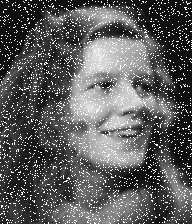
#> input picture transformacoes de intensidade/enhance-me.gif, 192 x 224 px
$ jupyter execute index.ipynb
#> lines starting #> are read from the running program, lines starting #| are printed output that depends on the picture; after the words box and inside, x2 and y2 are one past the last pixel; in counts of white or black regions, pixels touching at a corner belong together
André Luiz da Silva Conde

# Trasformações de Intesidade

- Utilizar as imagens Fig 3.8 e enhance-me.gif disponíveis no Moodle
- Aplicar a transformação logarítmica, testar vários valores para o parâmetro c "s = c log (1 + r)"
- Aplicar a transformação de potência (gama), testar vários valores para o parâmetro γ e c=1 "s = crγ"
- Implemente a representação de cada plano de bits das imagens
- Implementar a equalização do histograma
- Elaborar relatório explicando a implementação de cada transformação e qual foi o efeito na imagem.

[cell 1]
import matplotlib.pyplot as plt
import numpy as np
from PIL import Image, ImageFilter

enhance_me = Image.open('enhance-me.gif')
#> enhance_me is the input picture: PIL image 192x224 L; min 0, max 31, mean 11.4
enhance_me = enhance_me.convert('L')

# apply median filter in image
enhance_me = enhance_me.filter(ImageFilter.MedianFilter(5))
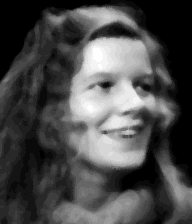
#> enhance_me: PIL image 192x224 L; min 2, max 27, mean 9.3; drawn with min black and max white

fig_3_8 = Image.open('Fig0308.tif')
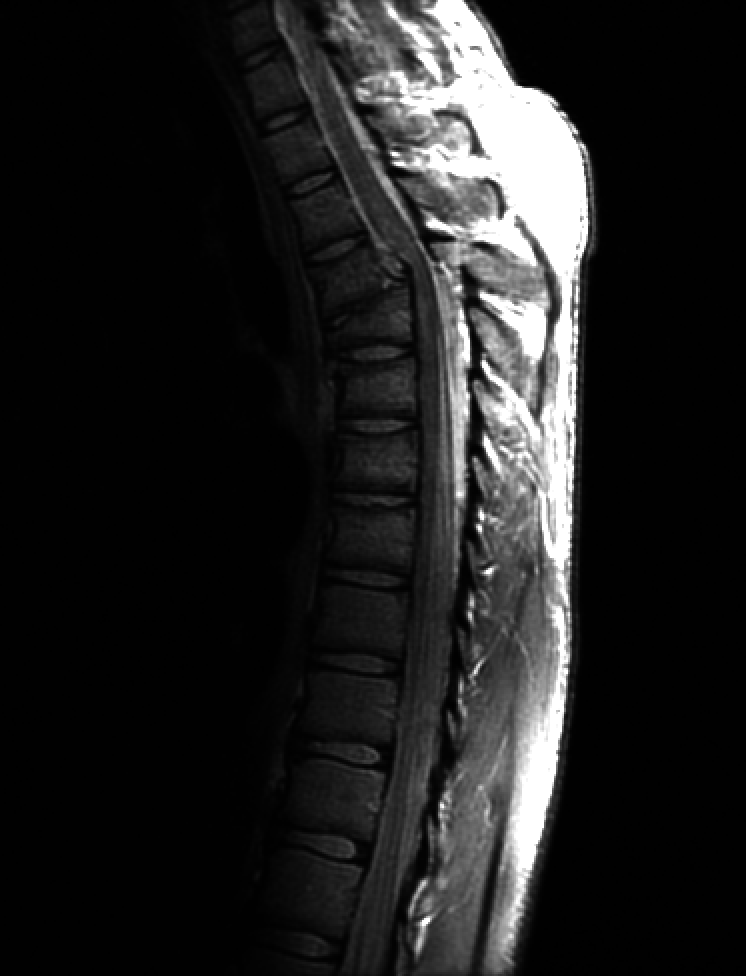
#> input picture transformacoes de intensidade/Fig0308.tif, 746 x 976 px
#> fig_3_8 is the input picture: PIL image 746x976 L; min 0, max 255, mean 32.6
fig_3_8 = fig_3_8.convert('L')


def plot_result(original, transformed, *args):
    fig, axs = plt.subplots(1, 2, figsize=(15, 15))
    axs[0].imshow(original, cmap='gray')
    axs[0].set_title('Original')
    axs[1].imshow(transformed, cmap='gray')
    axs[1].set_title('Transformed with {}'.format(args))


def process(img, transformation, *args):
    transformed = transformation(img, *args)
    plot_result(img, transformed, *args)

1. Aplicar a transformação logarítmica, testar vários valores para o parâmetro c "s = c log (1 + r)"

A transformação logarítmica é dada da seguinte forma para cada pixel da imagem:
<br>

<center>
$g(x, y) = c * log(1 + f(x, y))$
</center>

Onde.
  - $c$ é um parâmetro que pode ser ajustado para melhorar o contraste da imagem.
  - $f(x, y)$ é o valor do pixel na posição $(x, y)$ da imagem original.
  - $g(x, y)$ é o valor do pixel na posição $(x, y)$ da imagem transformada.

[cell 2]
def apply_log_transformation(img, c):
    img = np.array(img)
    img = c * np.log2(1 + img)
    img = np.clip(img, 0, 255)
    img = Image.fromarray(img.astype(np.uint8))
    return img


#testando valores de c = 1, 10, 100, 1000 para enhance_me
for value in [1, 10, 100, 1000]:
    process(enhance_me, apply_log_transformation, value)

[cell 3]
# testando valores
for value in [1, 10, 100, 1000]:
    process(fig_3_8, apply_log_transformation, value)

2. Aplicar a transformação de potência (gama), testar vários valores para o parâmetro γ e c=1 "s = crγ"

A transformação de potência é dada da seguinte forma para cada pixel da imagem:
<br>
<center>
$g(x, y) = c * f(x, y)^{\gamma}$
</center>

Onde.
  - $c$ é um parâmetro que pode ser ajustado para melhorar o contraste da imagem.
  - $\gamma$ é um parâmetro que pode ser ajustado para melhorar o contraste da imagem.
  - $f(x, y)$ é o valor do pixel na posição $(x, y)$ da imagem original.
  - $g(x, y)$ é o valor do pixel na posição $(x, y)$ da imagem transformada.

[cell 4]
def apply_gamma_transformation(img, c, gamma):
    img = np.array(img)
    img = c * np.power(img, gamma)
    img = np.clip(img, 0, 255)
    img = Image.fromarray(img.astype(np.uint8))
    return img


#testando valores de gamma = 0.1, 0.5, 1, 2, 5, 10 para enhance_me
for value in [0.1, 0.5, 1, 2, 5, 10]:
    process(enhance_me, apply_gamma_transformation, 1, value)
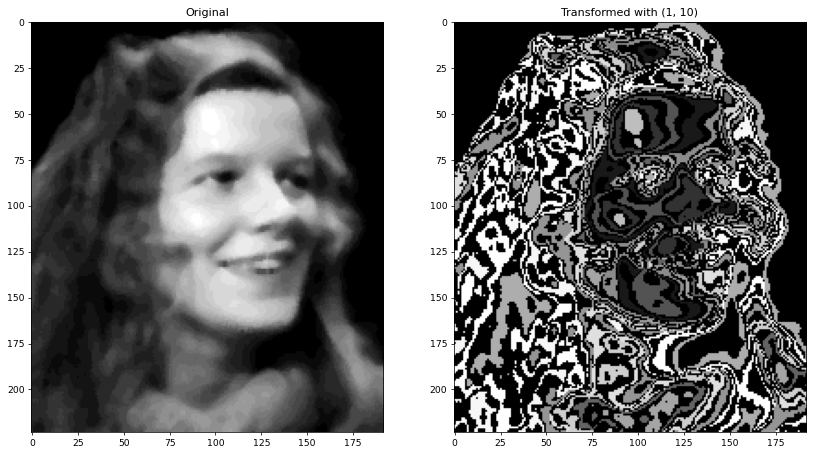
#> figure drawn by matplotlib, 2 panels

[cell 5]
#testando valores de gamma = 0.1, 0.5, 1, 2, 5, 10 para fig_3_8
for value in [0.1, 0.5, 1, 2, 5, 10]:
    process(fig_3_8, apply_gamma_transformation, 1, value)
#> this loop made 6 passes
#> pass 1, in apply_gamma_transformation (call 7), `img = c * np.power(img, gamma)`:
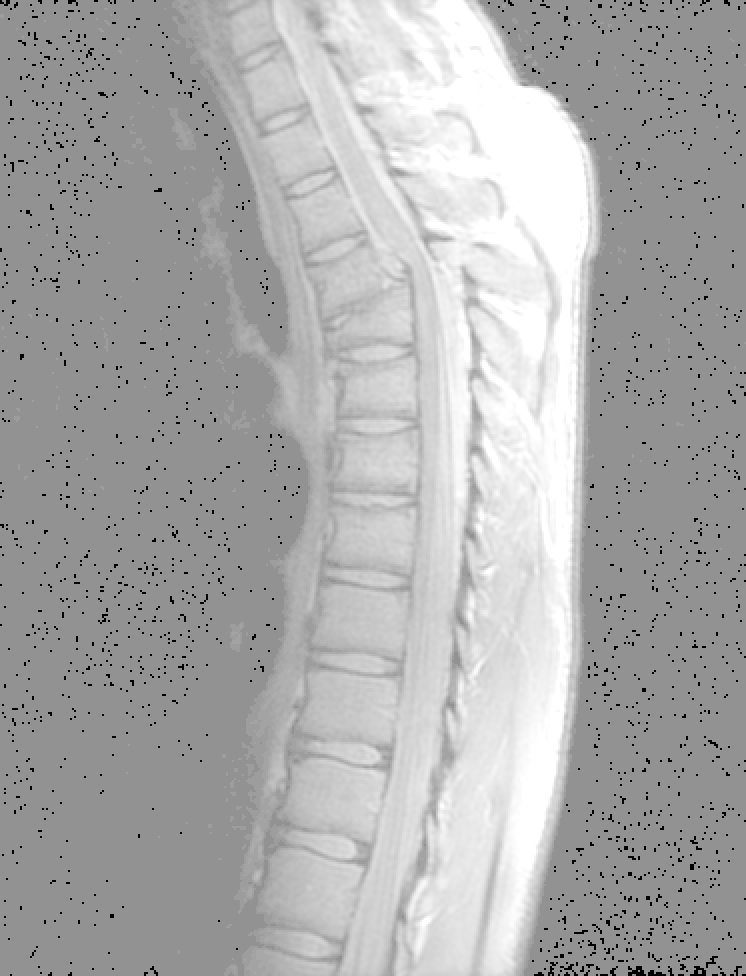
#> img: shape (976, 746) float64; min 0, max 1.74, mean 1.17; drawn with min black and max white
#> pass 1, in apply_gamma_transformation (call 7), `img = Image.fromarray(img.astype(np.uint8))`:
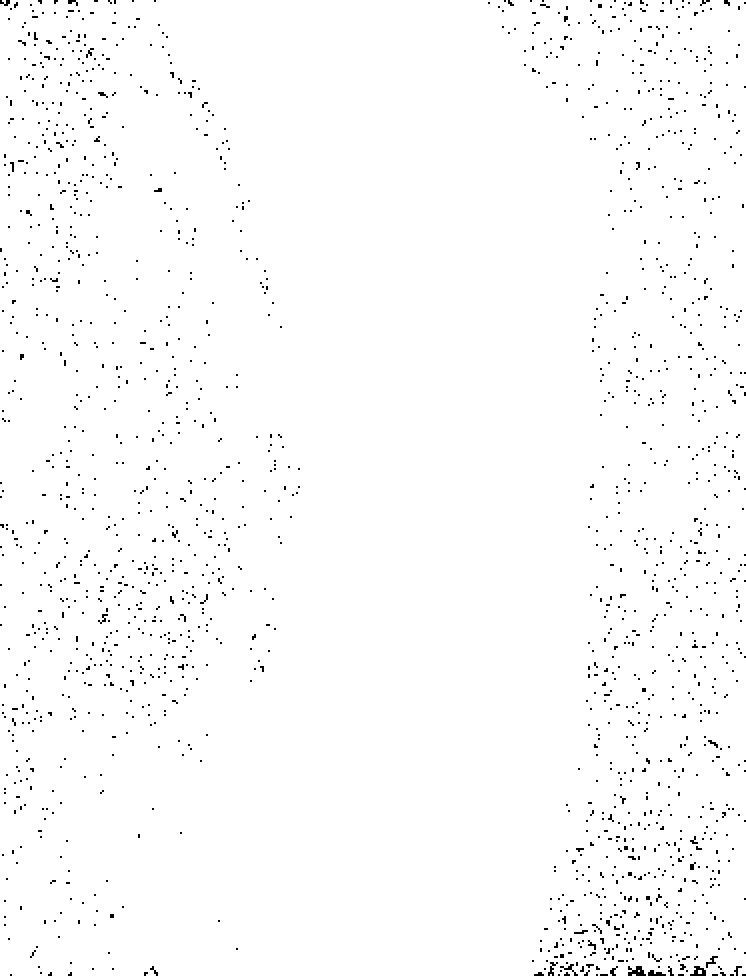
#> img: PIL image 746x976 L; values 0 (black) and 1 (white), 98.5% white; black in thin lines or dots
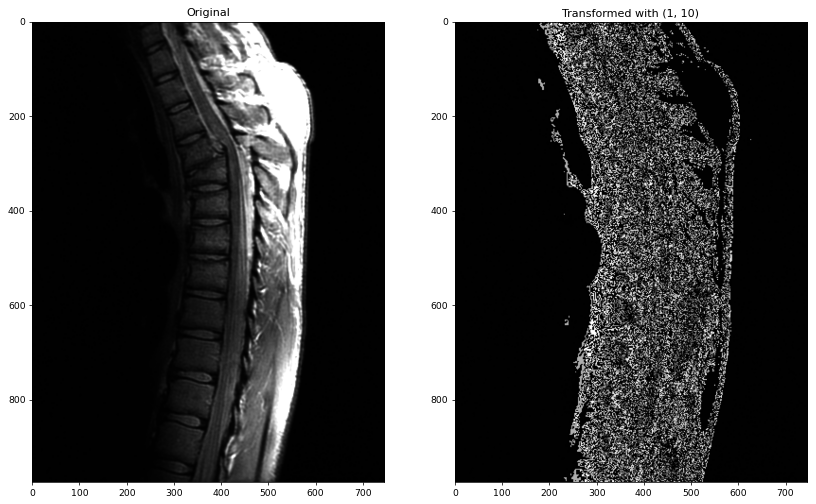
#> figure drawn by matplotlib, 2 panels

3. Implemente a representação de cada plano de bits das imagens

A representação de cada plano de bits é dada da seguinte forma para cada pixel da imagem:
<br>
<center>
$g(x, y) = f(x, y) \& 2^{n}$
</center>

Onde.
  - $n$ é o número do bit que se deseja extrair.
  - $f(x, y)$ é o valor do pixel na posição $(x, y)$ da imagem original.
  - $g(x, y)$ é o valor do pixel na posição $(x, y)$ da imagem transformada.

[cell 6]
def get_bit_plane(img, bit):
    img = np.array(img)

    # extract n bit layer
    img = np.bitwise_and(img, 2 ** bit)

    # normalize
    img = img / 2 ** bit

    return img


plt.figure(figsize=(15, 15))

# equalize image
enhance_me = np.array(enhance_me)
enhance_me = (enhance_me - enhance_me.min()) / (enhance_me.max() - enhance_me.min()) * 255
#> enhance_me: shape (224, 192) float64
enhance_me = Image.fromarray(enhance_me.astype(np.uint8))
#> enhance_me: PIL image 192x224 L

plt.subplot(3, 3, 1)
plt.imshow(enhance_me, cmap='gray')
plt.title('Original')

for bit in range(8):
    plt.subplot(3, 3, bit + 2)
    plt.imshow(get_bit_plane(enhance_me, bit), cmap='gray')
    plt.title('Bit plane {}'.format(bit))
#> this loop made 8 passes
#> pass 1, in get_bit_plane, `img = np.bitwise_and(img, 2 ** bit)`:
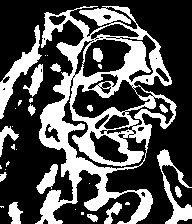
#> img: shape (224, 192); values 0 (black) and 1 (white), 32.4% white; 33 white regions (17 under 20 px), largest, box (x1, y1, x2, y2) and area: (35, 6, 177, 224) 10503, (0, 25, 42, 119) 933, (157, 149, 192, 224) 755
#> pass 2, in get_bit_plane (call 2), `img = np.bitwise_and(img, 2 ** bit)`:
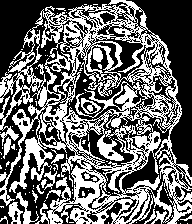
#> img: shape (224, 192); values 0 (black) and 2 (white), 42% white; 96 white regions (81 under 20 px), largest, box (x1, y1, x2, y2) and area: (0, 0, 192, 224) 16686, (16, 192, 39, 224) 193, (8, 202, 23, 224) 174

plt.show()
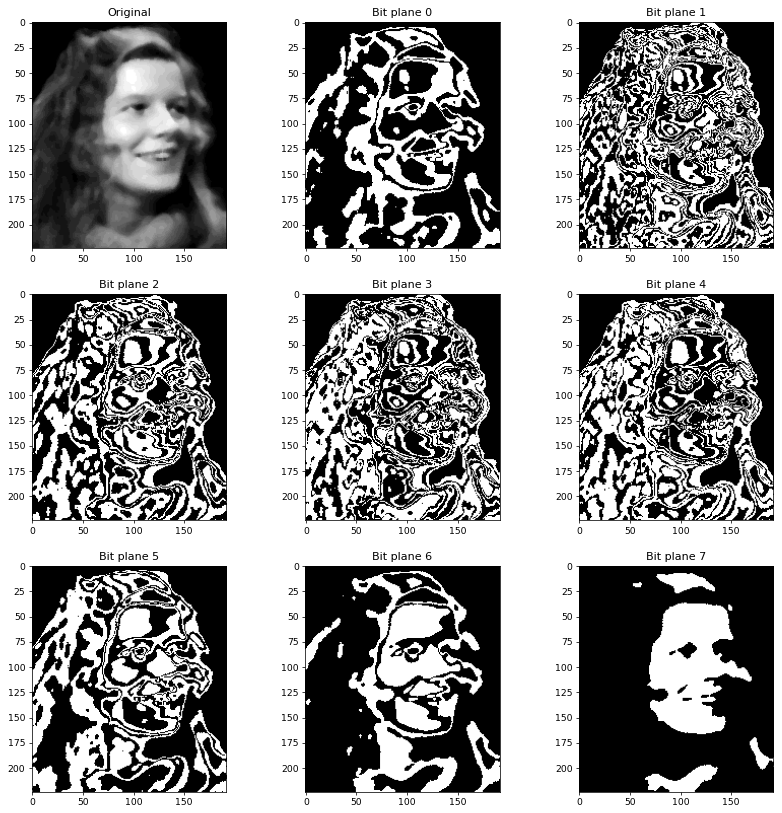
#> figure drawn by matplotlib, 9 panels

Exibir o plano de bits:

[cell 7]
plt.figure(figsize=(15, 15))

plt.subplot(3, 3, 1)
plt.imshow(fig_3_8, cmap='gray')
plt.title('Original')

for bit in range(8):
    plt.subplot(3, 3, bit + 2)
    plt.imshow(get_bit_plane(fig_3_8, bit), cmap='gray')
    plt.title('Bit plane {}'.format(bit))
#> this loop made 8 passes
#> pass 1, in get_bit_plane (call 9), `img = np.bitwise_and(img, 2 ** bit)`:
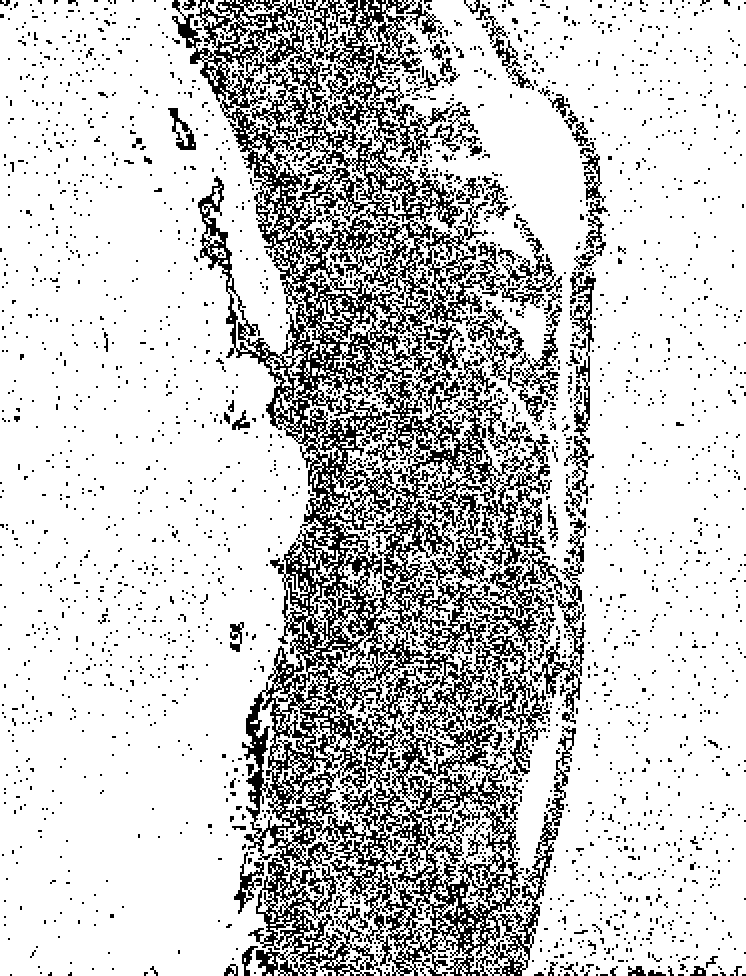
#> img: shape (976, 746); values 0 (black) and 1 (white), 79.3% white; black in thin lines or dots
